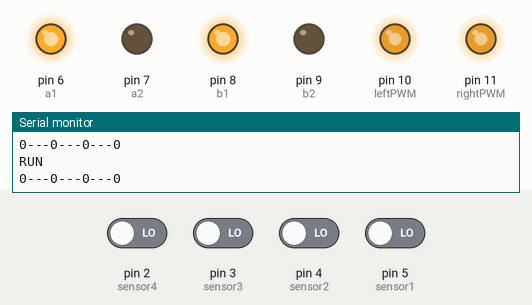
Bench run of a sketch on a simulated Arduino Uno, built with avr-gcc and run on an emulated ATmega328P. Parts: output pins drawn as LEDs (lit = HIGH), the last lines printed to the serial monitor. Inputs (shaded band) come from the test bench; at power-on: pin 2 (sensor4), pin 3 (sensor3), pin 4 (sensor2), pin 5 (sensor1) LOW. At 2.9 s the program stops and its outputs stay as they are.

Above: at 1.2 s.
1.3 s: pin 2 (sensor4) driven HIGH
At 1.8 s:
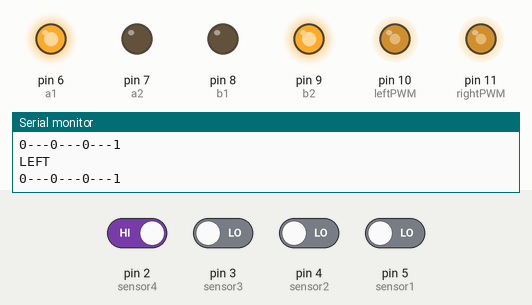
2.8 s: pin 5 (sensor1) driven HIGH
At 3.2 s:
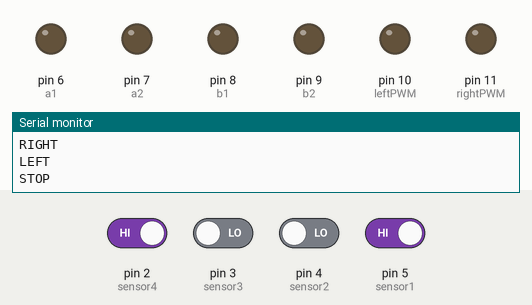
Timing chart, 0 to 4.4 s (numbered marks = the images above; inputs shaded):
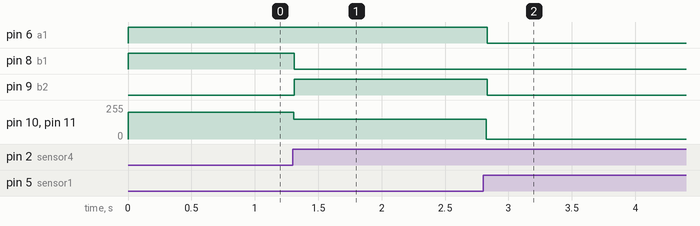

The sketch:

sketch_may29a1.ino
```cpp
#define STOP      0
#define RUN       1
#define BACK      2
#define LEFT      3
#define RIGHT     4
int a1 = 6;
int a2 = 7;
int b1 = 8;
int b2 = 9;
int sensor1 = 5;
int sensor2 = 4;
int sensor3 = 3;
int sensor4 = 2;
int leftPWM = 10;
int rightPWM = 11;
void setup()
{
  Serial.begin(9600);
  pinMode(a1, OUTPUT);
  pinMode(a2, OUTPUT);
  pinMode(b1, OUTPUT);
  pinMode(b2, OUTPUT);
  pinMode(leftPWM, OUTPUT);
  pinMode(rightPWM, OUTPUT);
  pinMode(sensor1, INPUT);
  pinMode(sensor2, INPUT);
  pinMode(sensor3, INPUT);
  pinMode(sensor4, INPUT);
}
void loop()
{
  tracing();
}
void Work(int c,int value)
{
  analogWrite(leftPWM, value);
  analogWrite(rightPWM, value);
  switch(c)
  {
     case RUN:
      Serial.println("RUN");
      digitalWrite(a1, HIGH);
      digitalWrite(a2, LOW);
      digitalWrite(b1, HIGH);
      digitalWrite(b2, LOW);
      break;
     case BACK:
      Serial.println("BACK");
      digitalWrite(a1, LOW);
      digitalWrite(a2, HIGH);
      digitalWrite(b1, LOW);
      digitalWrite(b2, HIGH);
      break;
     case LEFT:
      Serial.println("LEFT");
      digitalWrite(a1, HIGH);
      digitalWrite(a2, LOW);
      digitalWrite(b1, LOW);
      digitalWrite(b2, HIGH);
      break;
     case RIGHT:
      Serial.println("RIGHT");
      digitalWrite(a1, LOW);
      digitalWrite(a2, HIGH);
      digitalWrite(b1, HIGH);
      digitalWrite(b2, LOW);
      break;
     default:
      Serial.println("STOP");
      digitalWrite(a1, LOW);
      digitalWrite(a2, LOW);
      digitalWrite(b1, LOW);
      digitalWrite(b2, LOW);
  }
}
void tracing()
{
  int d[4];
  d[0] = digitalRead(5);
  d[1] = digitalRead(4);
  d[2] = digitalRead(3);
  d[3] = digitalRead(2);
  if(!d[0] && !d[1] && !d[2] && !d[3])
  {
    Work(RUN, 200);
  }
  if(d[0] || d[1])
  {
    Work(RIGHT, 150);
  }
  if(d[2] || d[3])
  {
    Work(LEFT, 150);
  }
  if(d[0] && d[3])
  {
    Work(STOP, 0);
    while(1);
  }
  Serial.print(d[0]);
  Serial.print("---");
  Serial.print(d[1]);
  Serial.print("---");
  Serial.print(d[2]);
  Serial.print("---");
  Serial.println(d[3]);
}
```

Measured:
- after the input at 1.3 s, pin 8 (b1): HIGH → LOW at once; pin 9 (b2): LOW → HIGH at once; pin 10 (leftPWM), pin 11 (rightPWM): 200/255 → 150/255 at once
- after the input at 2.8 s, pin 6 (a1), pin 9 (b2): HIGH → LOW at once; pin 10 (leftPWM), pin 11 (rightPWM): 150/255 → 0/255 at once
